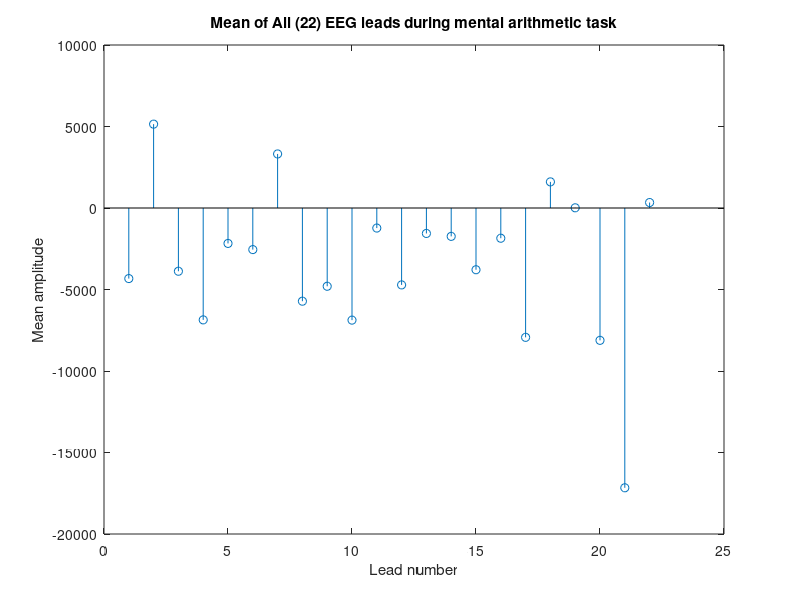

The MATLAB script that drew this image:
clear all;
close all;
clc;

load Subject00_1_edfm

for i = 1:22
   m(i) = mean(val(i,:));
end

figure(1);
stem(1:22, m);
title("Mean of All (22) EEG leads during mental arithmetic task");
xlabel("Lead number");
ylabel("Mean amplitude");